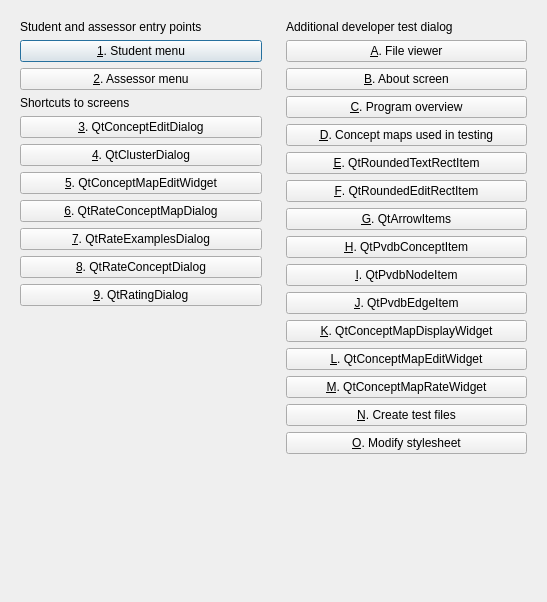
<?xml version="1.0" encoding="UTF-8"?>
<ui version="4.0">
 <class>QtPvdbMenuDialog</class>
 <widget class="QDialog" name="QtPvdbMenuDialog">
  <property name="geometry">
   <rect>
    <x>0</x>
    <y>0</y>
    <width>547</width>
    <height>602</height>
   </rect>
  </property>
  <property name="windowTitle">
   <string>Menu voor de ontwikkelaar</string>
  </property>
  <property name="windowIcon">
   <iconset resource="ProjectVanDenBogaart.qrc">
    <normaloff>:/images/PicArrow14x14.png</normaloff>:/images/PicArrow14x14.png</iconset>
  </property>
  <layout class="QHBoxLayout" name="horizontalLayout">
   <item>
    <widget class="QWidget" name="widget" native="true">
     <layout class="QVBoxLayout" name="verticalLayout">
      <item>
       <widget class="QLabel" name="label_main_entry_points">
        <property name="text">
         <string>Student and assessor entry points</string>
        </property>
       </widget>
      </item>
      <item>
       <widget class="QPushButton" name="button_student">
        <property name="text">
         <string>&amp;1. Student menu</string>
        </property>
        <property name="default">
         <bool>true</bool>
        </property>
       </widget>
      </item>
      <item>
       <widget class="QPushButton" name="button_assessor">
        <property name="text">
         <string>&amp;2. Assessor menu</string>
        </property>
       </widget>
      </item>
      <item>
       <widget class="QLabel" name="label_main_screens">
        <property name="text">
         <string>Shortcuts to screens</string>
        </property>
       </widget>
      </item>
      <item>
       <widget class="QPushButton" name="button_test_conceptedit">
        <property name="text">
         <string>&amp;3. QtConceptEditDialog</string>
        </property>
       </widget>
      </item>
      <item>
       <widget class="QPushButton" name="button_test_cluster">
        <property name="text">
         <string>&amp;4. QtClusterDialog</string>
        </property>
       </widget>
      </item>
      <item>
       <widget class="QPushButton" name="button_test_conceptmap">
        <property name="text">
         <string>&amp;5. QtConceptMapEditWidget</string>
        </property>
       </widget>
      </item>
      <item>
       <widget class="QPushButton" name="button_rate_concept_map">
        <property name="text">
         <string>&amp;6. QtRateConceptMapDialog</string>
        </property>
       </widget>
      </item>
      <item>
       <widget class="QPushButton" name="button_rate_examples">
        <property name="text">
         <string>&amp;7. QtRateExamplesDialog</string>
        </property>
       </widget>
      </item>
      <item>
       <widget class="QPushButton" name="button_rate_concept">
        <property name="text">
         <string>&amp;8. QtRateConceptDialog</string>
        </property>
       </widget>
      </item>
      <item>
       <widget class="QPushButton" name="button_rating">
        <property name="text">
         <string>&amp;9. QtRatingDialog</string>
        </property>
       </widget>
      </item>
      <item>
       <spacer name="verticalSpacer">
        <property name="orientation">
         <enum>Qt::Vertical</enum>
        </property>
        <property name="sizeHint" stdset="0">
         <size>
          <width>20</width>
          <height>80</height>
         </size>
        </property>
       </spacer>
      </item>
     </layout>
    </widget>
   </item>
   <item>
    <widget class="QWidget" name="widget_2" native="true">
     <layout class="QVBoxLayout" name="verticalLayout_2">
      <item>
       <widget class="QLabel" name="label_additional_screens">
        <property name="text">
         <string>Additional developer test dialog</string>
        </property>
       </widget>
      </item>
      <item>
       <widget class="QPushButton" name="button_view_files">
        <property name="text">
         <string>&amp;A. File viewer</string>
        </property>
       </widget>
      </item>
      <item>
       <widget class="QPushButton" name="button_about">
        <property name="text">
         <string>&amp;B. About screen</string>
        </property>
       </widget>
      </item>
      <item>
       <widget class="QPushButton" name="button_overview">
        <property name="enabled">
         <bool>true</bool>
        </property>
        <property name="text">
         <string>&amp;C. Program overview</string>
        </property>
        <property name="default">
         <bool>false</bool>
        </property>
       </widget>
      </item>
      <item>
       <widget class="QPushButton" name="button_view_test_concept_maps">
        <property name="text">
         <string>&amp;D. Concept maps used in testing</string>
        </property>
       </widget>
      </item>
      <item>
       <widget class="QPushButton" name="button_test_qtroundedtextrectitem">
        <property name="text">
         <string>&amp;E. QtRoundedTextRectItem</string>
        </property>
       </widget>
      </item>
      <item>
       <widget class="QPushButton" name="button_test_qtroundededitrectitem">
        <property name="text">
         <string>&amp;F. QtRoundedEditRectItem</string>
        </property>
       </widget>
      </item>
      <item>
       <widget class="QPushButton" name="button_test_arrowitems">
        <property name="text">
         <string>&amp;G. QtArrowItems</string>
        </property>
       </widget>
      </item>
      <item>
       <widget class="QPushButton" name="button_concept">
        <property name="text">
         <string>&amp;H. QtPvdbConceptItem</string>
        </property>
       </widget>
      </item>
      <item>
       <widget class="QPushButton" name="button_test_node_item">
        <property name="text">
         <string>&amp;I. QtPvdbNodeItem</string>
        </property>
       </widget>
      </item>
      <item>
       <widget class="QPushButton" name="button_test_edge_item">
        <property name="text">
         <string>&amp;J. QtPvdbEdgeItem</string>
        </property>
       </widget>
      </item>
      <item>
       <widget class="QPushButton" name="button_test_qtconceptmapdisplaywidget">
        <property name="text">
         <string>&amp;K. QtConceptMapDisplayWidget</string>
        </property>
       </widget>
      </item>
      <item>
       <widget class="QPushButton" name="button_test_qtconceptmapeditwidget">
        <property name="text">
         <string>&amp;L. QtConceptMapEditWidget</string>
        </property>
       </widget>
      </item>
      <item>
       <widget class="QPushButton" name="button_test_qtconceptmapratewidget">
        <property name="text">
         <string>&amp;M. QtConceptMapRateWidget</string>
        </property>
       </widget>
      </item>
      <item>
       <widget class="QPushButton" name="button_create_test_files">
        <property name="text">
         <string>&amp;N. Create test files</string>
        </property>
       </widget>
      </item>
      <item>
       <widget class="QPushButton" name="button_modify_stylesheet">
        <property name="text">
         <string>&amp;O. Modify stylesheet</string>
        </property>
       </widget>
      </item>
      <item>
       <spacer name="verticalSpacer_2">
        <property name="orientation">
         <enum>Qt::Vertical</enum>
        </property>
        <property name="sizeHint" stdset="0">
         <size>
          <width>20</width>
          <height>40</height>
         </size>
        </property>
       </spacer>
      </item>
     </layout>
    </widget>
   </item>
  </layout>
 </widget>
 <resources>
  <include location="ProjectVanDenBogaart.qrc"/>
 </resources>
 <connections/>
</ui>
